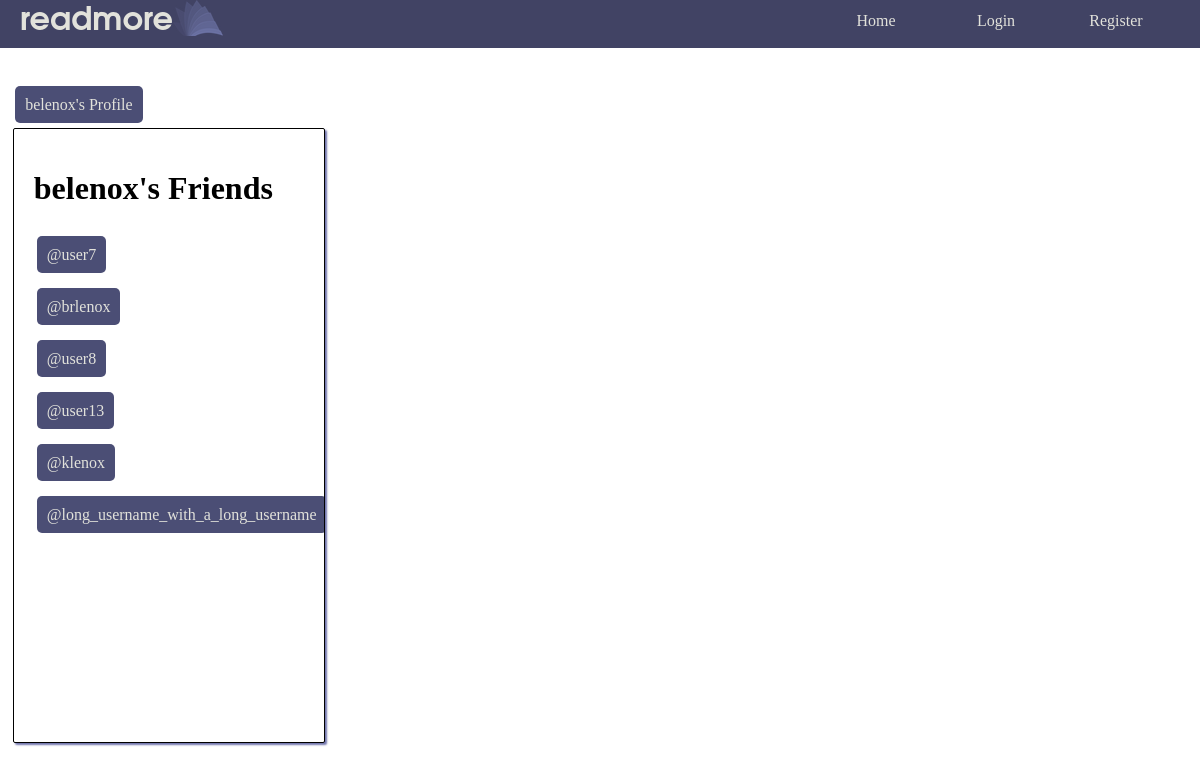
The page /readmore/friend_list/1/ on the database its author committed.
### readmore_app/models.py (models this page shows, shortened)
class UserExt(User):
    user_friends = models.ManyToManyField('UserExt', related_name="friends")
    user_birthdate = models.DateField()
    user_bio = models.TextField(default="This user hasn't written a bio :(")
    user_pending_friends = models.ManyToManyField('UserExt', related_name="pending_friends")
    user_reading_log = models.ManyToManyField('ReadingLogBook', related_name="reading_log")

### readmore_app/views.py (the view)
# urls.py: path('friend_list/<int:profile_id>/', views.friend_list, name='friend_list'),
def friend_list(request, profile_id):
    profile_user = get_object_or_404(UserExt, id=profile_id)
    if request.user.is_authenticated:
        real_user = UserExt.objects.get(pk=request.user.id)
        return render(request, "readmore_app/friend_list.html", {'real_user': real_user, 'profile_user': profile_user})
    else:
        return render(request, "readmore_app/friend_list.html", {'profile_user': profile_user})

### readmore_app/templates/readmore_app/friend_list.html (shortened to what this page needs)
{% extends parent_template|default:"base.html" %}
{% load static %}
{% block content %}
<div style="display:flex;flex-direction: column;align-items: center;padding: 4% 0%;margin-left:0%;height:fit-content;">
	<div style="align-self: flex-start;margin-left: 4.5%;">
		<a class="anchor_button" href="{% url 'readmore_app:profile' profile_user.id %}" style="margin-top: 1.5%; ">{{ profile_user.username }}'s Profile</a>
	</div>
<div style="width: 80%;" class="basic_card">
    <h1>{{ profile_user.username }}'s Friends</h1>
    <table>
    {% if not profile_user.user_friends.all.count %}
        <tr><td>This user has no friends</td></tr>
    {% else %}
    {% for friend in profile_user.user_friends.all %}
        <tr style="height: 50px;" id="friend{{ friend.id }}">
            <td>
                <a href="{% url 'readmore_app:profile' friend.id %}" class="anchor_button">@{{ friend.username }}</a>
            </td>
        </tr>
    {% endfor %}
    {% endif %}
    </table>
</div>
{% endblock %}

### readmore_app/static/readmore_app/style.css (style rules this page uses)
body { font-family: Garamond, Georgia, serif; margin:0; overflow: hidden; }
a { text-decoration: none; }
.basic_card { border-radius: 2px; box-shadow: 2px 2px 2px#7074ac; border-color: black; width: 100%; background-color: white; min-height: 70vh; height:fit-content; overflow: hidden; border-style: solid; border-width: 1px; padding: 20px; padding-bottom: 10%; margin: 4%; }
.anchor_button { border-radius: 5px; color: #e2e2db; height: auto; width: fit-content; border: none; padding: 10px; background: #4b4e75; }

### rows shown on the page
UserExt: username "user7"
UserExt: username "brlenox"
UserExt: username "user8"
UserExt: username "user13"
UserExt: username "klenox"
UserExt: username "long_username_with_a_long_username"

### other values the page prints
{{ profile_user.username }} "belenox"
